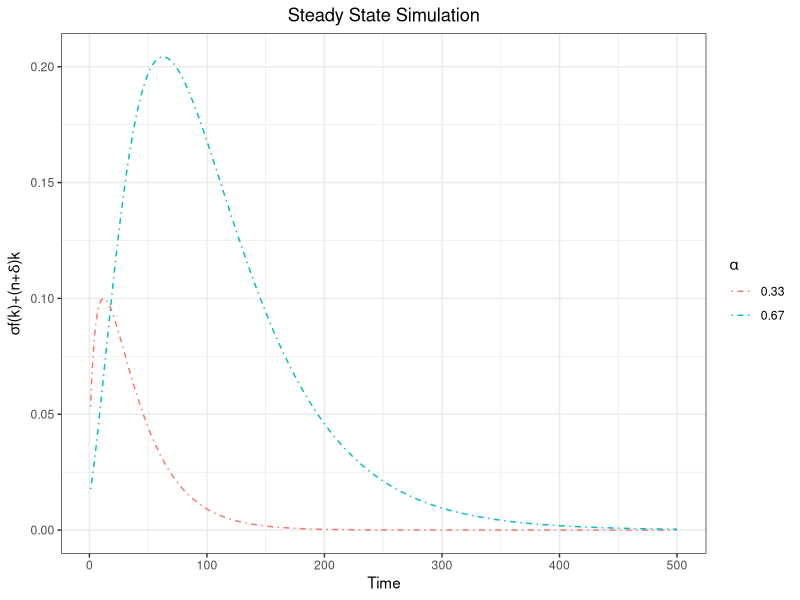

Source code (R):
## ---- chunk 1
knitr::opts_chunk$set(echo = TRUE)
library(dplyr)
library(reshape2)
library(ggplot2)
## ---- chunk 2
#given parameters
k0 = 0.05
l0 = 1
sigma = 0.15
n = 0.02
delta = 0.03

## ---- chunk 3
#construct table

#create function calculating wanted result under steady state assuption 
dif.cal = function(alpha){
k = numeric()
l = numeric()
k[1] = k0
l[1] = l0
i = 1
dif = numeric()
dif[1] = 1

#the difference is the loop stop standard, where the difference defined in the note should 
#be 0, but what we want is just to show the convergency not the exact 0
while(!any(dif < 0.00000001)) {
capital = k[i]
labor = l[i]
#update difference, labor and capital for each year
dif[i+1] = sigma*(capital/labor)^alpha - (n+delta)*capital/labor
k[i+1] = k[i] + sigma*(k[i])^(alpha) *(l[i])^(1-alpha) - delta*k[i]
l[i+1] = (1+n)^(i+1)
i = i + 1
}
return(dif)
}

#when alpha = 0.33
dif1 = dif.cal(0.33)[-1]
df1 = data.frame(s = seq_along(dif1[1:500]), dif1[1:500])
colnames(df1) = c('x', 'y')

#when alpha = 0.67
dif2 = dif.cal(0.67)[-1]
df2 = data.frame(s = seq_along(dif2[1:500]), dif2[1:500])
colnames(df2) = c('x', 'z')

#create data frame with long format
df.tot = left_join(df1, df2)

df.long = melt(df.tot, id.vars = 'x')
df.long$variable = c(rep('0.33', 500), rep('0.67', 500))

ggplot(df.long, aes(x = x, y = value, col = variable)) +
  geom_line(linetype = "dotdash") + 
  labs(x = 'Time', y = expression(paste(sigma,
                              'f(k)', "+", "(n+", delta, ')','k', sep = "")), 
       col = expression(alpha), title = "Steady State Simulation") +
  theme_bw() +
  theme(plot.title = element_text(hjust = 0.5))

